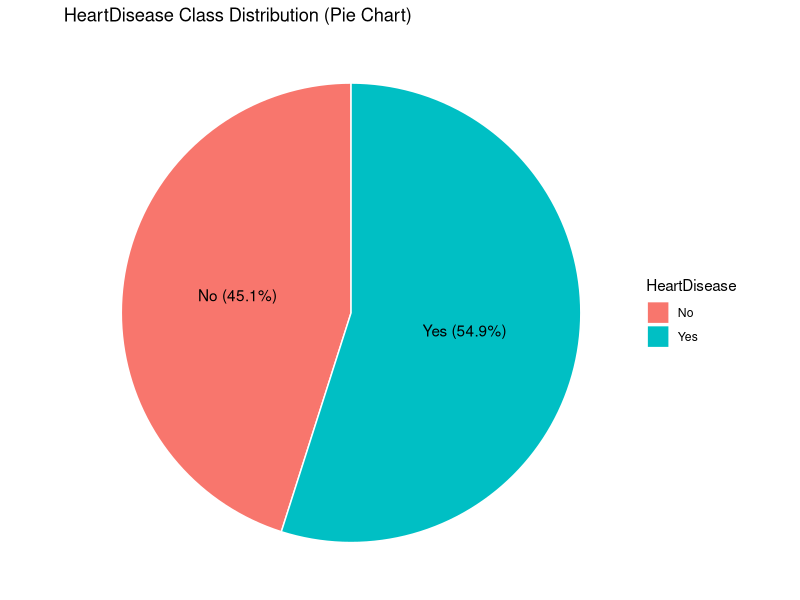
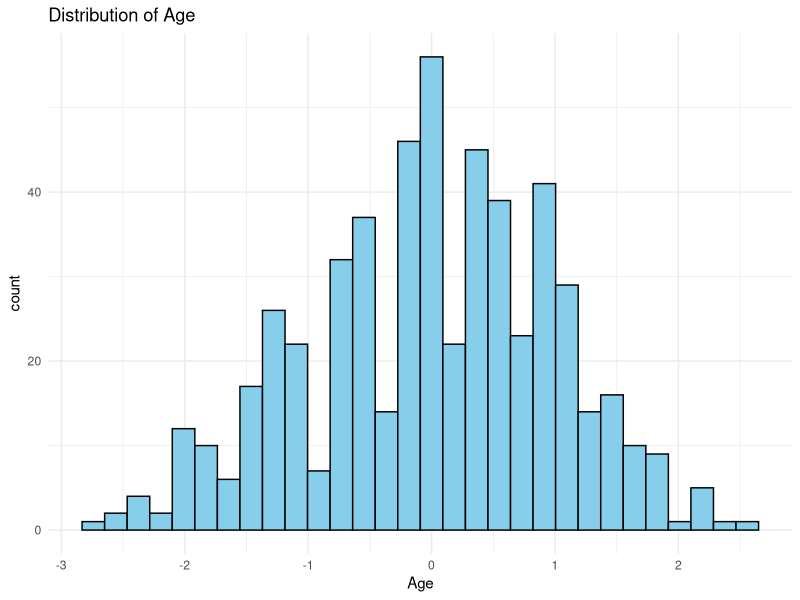
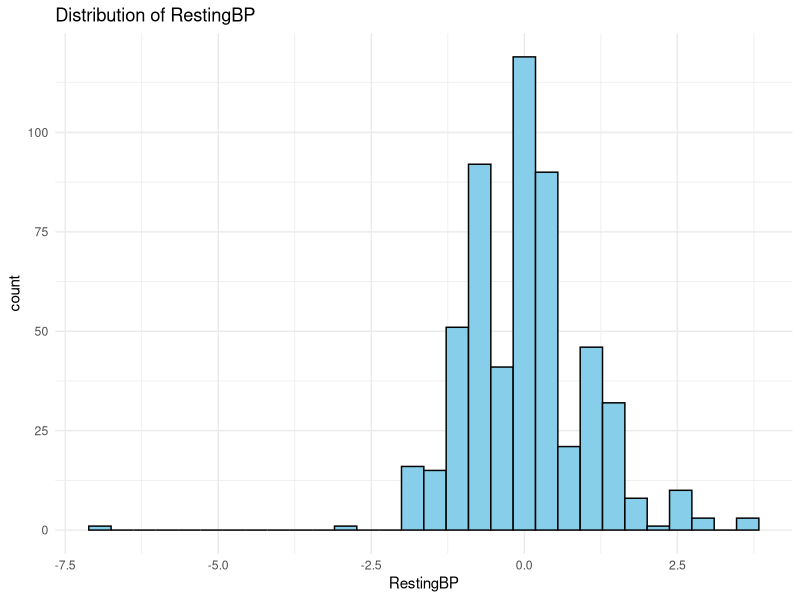
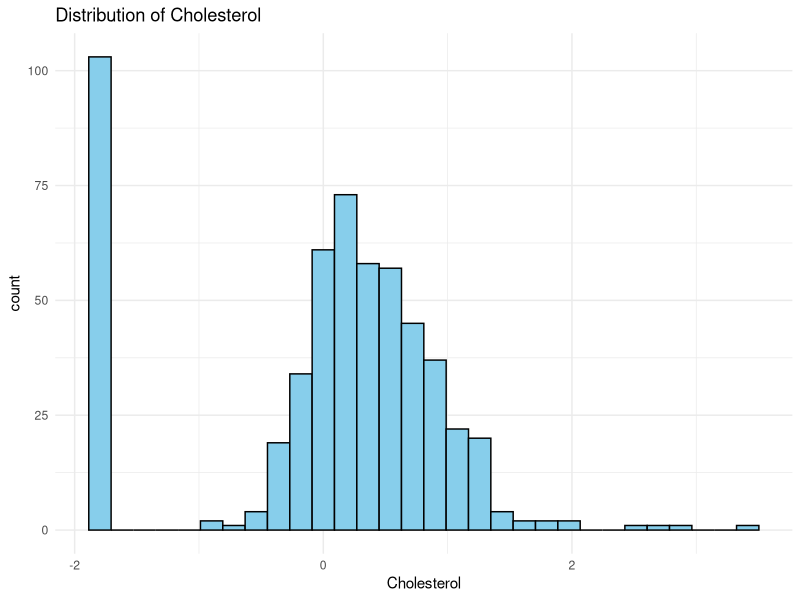
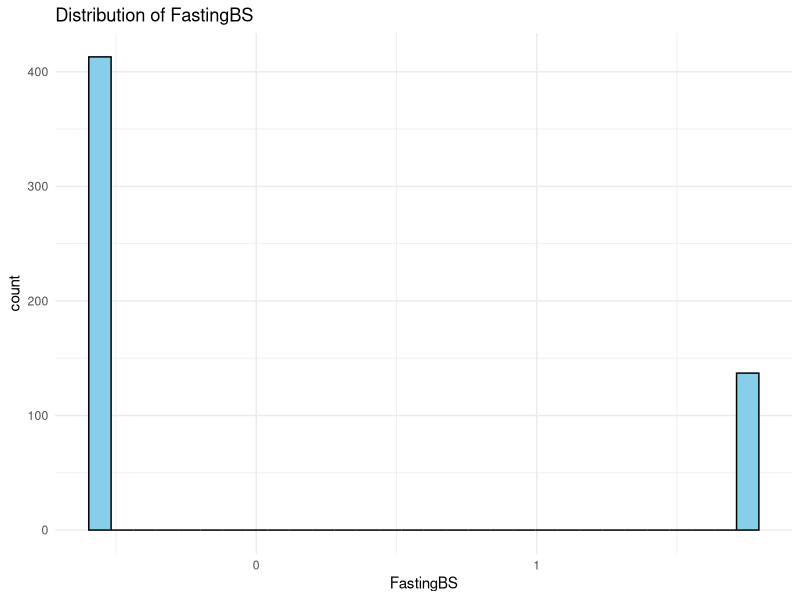
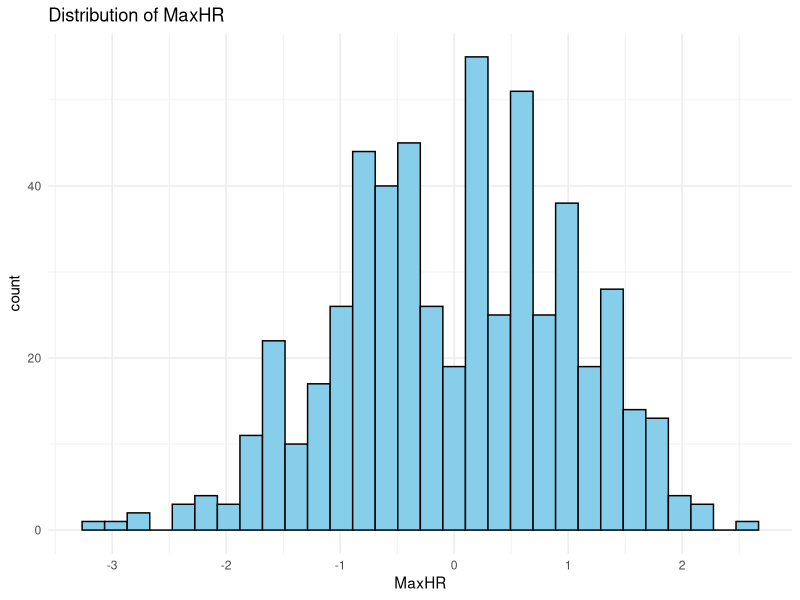
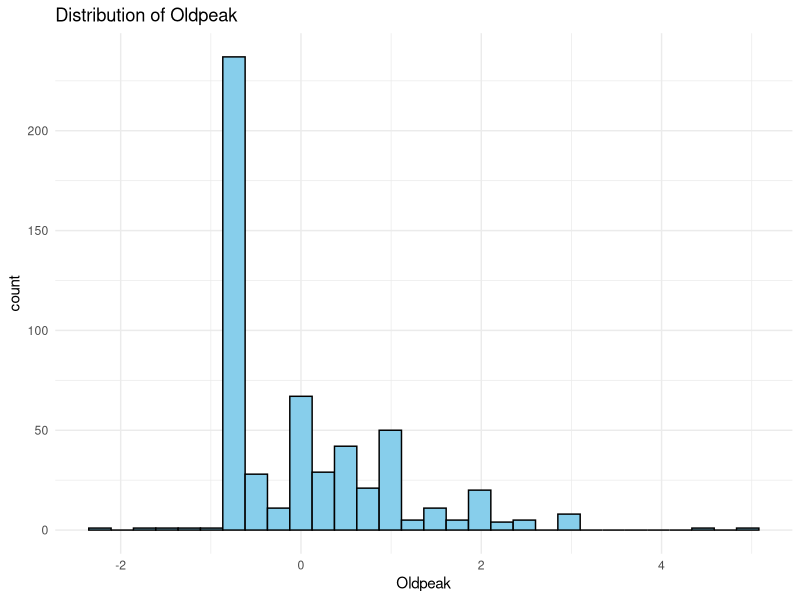
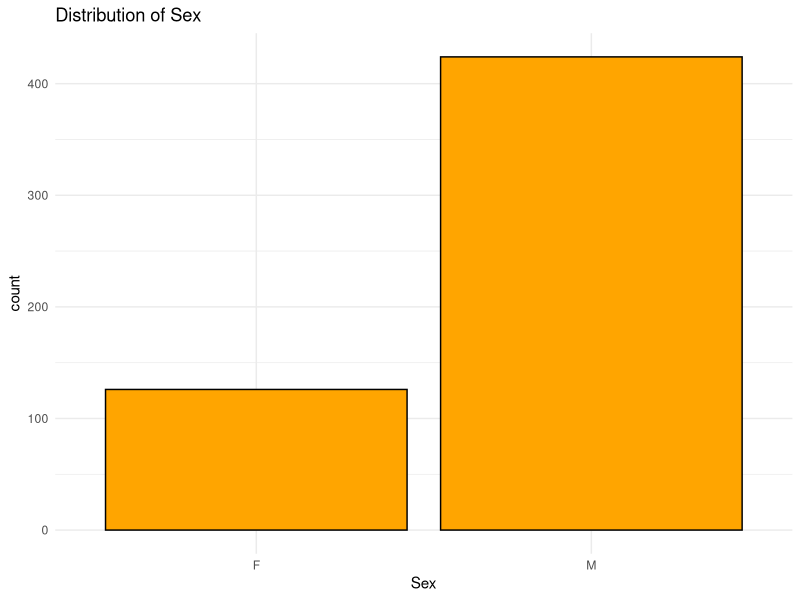

The R script that drew these images, in order:
## ---- chunk 1
library(ggplot2)
library(GGally)
library(dplyr)
library(corrplot)

set.seed(123)

check_missing <- function(df) colSums(is.na(df))
class_balance <- function(df) table(df$HeartDisease)
## ---- chunk 2
train <- read.csv("../data/processed/train_scaled.csv", stringsAsFactors = TRUE)

print_basic_info <- function(df, target_col) {
  cat("\nData overview\n")
  print(dim(df))
  str(df)
  
  cat("\n\nSummary:\n")
  print(summary(df))
  
  cat("\nMissing values:\n")
  print(check_missing(df))
  
  cat("\nTarget class balance:\n")
  print(class_balance(df))
}

print_basic_info(train, "HeartDisease")

numeric_cols <- c("Age", "RestingBP", "Cholesterol",
                  "FastingBS", "MaxHR", "Oldpeak")

cat_cols <- c("Sex", "ChestPainType", "RestingECG",
              "ExerciseAngina", "ST_Slope")
## ---- chunk 3
##############################################################
#                           T-TEST                         
##############################################################

t_test <- function(feature_name, group_no, group_yes) {

  n_no  <- length(group_no)
  n_yes <- length(group_yes)
  
  mean_no  <- mean(group_no)
  mean_yes <- mean(group_yes)
  
  variance_no  <- var(group_no)
  variance_yes <- var(group_yes)
  
  # t-value
  t_value <- (mean_no - mean_yes) / sqrt(variance_no/n_no + variance_yes/n_yes)
  
  # formula -> from Stat Course
  df <- (variance_no/n_no + variance_yes/n_yes)**2 /
    ((variance_no**2)/(n_no**2 * (n_no - 1)) +
       (variance_yes**2)/(n_yes**2 * (n_yes - 1)))
  
  # p-value
  p_value <- 2 * (1 - pt(abs(t_value), df))
  
  # print all the conclusion
  cat("\n----------------------------------------------------------------\n")
  cat("Feature:", feature_name, "\n\n")
  
  # Hypotheses
  cat("H0(Null Hypothesis): ")
  cat("People with and without heart disease have similar", feature_name, ".\n\n")
  
  cat("Ha(Alternative Hypothesis): ")
  cat("The two groups do NOT have similar", feature_name, ".\n\n")
  
  # Test values
  cat("Test Results:\n")
  cat("  t-value:", round(t_value, 4), "\n")
  cat("  p-value:", format(p_value, scientific = TRUE), "\n\n")
  
  cat("Group Averages:\n")
  cat("  No heart disease:", round(mean_no, 4), "\n")
  cat("  Yes heart disease:", round(mean_yes, 4), "\n\n")
  
  # Decision
  if (p_value < 0.05) {
    cat("Decision:")
    cat("  The test is significant, so We reject the null hypothesis.\n\n")
    
    if (mean_yes > mean_no) {
      cat("Conclusion:")
      cat("  People with heart disease tend to have higher", feature_name, ".\n")
      cat("  This feature seems related to heart disease.\n")
    } else {
      cat("Conclusion:")
      cat("  People without heart disease tend to have higher", feature_name, ".\n")
      cat("  The feature still differs between groups.\n")
    }
    
  } else {
    cat("Decision:")
    cat("  The test is not significant, so We do not reject the null hypothesis.\n\n")
    
    cat("Conclusion:")
    cat("  This feature does not show a meaningful difference between the groups.\n")
  }
}

##############################################################
#                        CHI-SQUARE TEST                     
##############################################################

chi_square <- function(feature_name, feature_vector, target_vector) {
  
  # Create contingency table - Stat Course
  tbl <- table(feature_vector, target_vector)
  observed <- as.matrix(tbl)
  
  # Row totals, column totals, grand total
  row_totals <- rowSums(observed)
  col_totals <- colSums(observed)
  grand_total <- sum(observed)
  
  # Expected counts (row total * col total / grand total)
  expected <- outer(row_totals, col_totals) / grand_total
  
  # Chi-square statistic
  chi_square_value <- sum((observed - expected)**2 / expected)
  
  # Degrees of freedom
  df <- (nrow(observed) - 1) * (ncol(observed) - 1)
  
  # p-value
  p_value <- 1 - pchisq(chi_square_value, df)
  
  # Print all conclusions
  cat("\n----------------------------------------------------------------\n")
  cat("Feature:", feature_name, "\n\n")
  
  # Hypotheses
  cat("H0(Null Hypothesis): ")
  cat("People with and without heart disease have similar", feature_name, "distribution.\n\n")
  
  cat("Ha(Alternative Hypothesis): ")
  cat("The two groups do NOT have similar", feature_name, "distribution.\n\n")
  
  # Test values
  cat("Test Results:\n")
  cat("  Chi-square value:", round(chi_square_value, 4), "\n")
  cat("  p-value:", format(p_value, scientific = TRUE), "\n")
  cat("  Degrees of freedom:", df, "\n\n")
  
  # Decision
  if (p_value < 0.05) {
    cat("Decision:")
    cat("  The test is significant, so we reject the null hypothesis.\n\n")
    
    cat("Conclusion:")
    cat("  This feature seems related to heart disease.\n")
    
  } else {
    cat("Decision:")
    cat("  The test is not significant, so we do not reject the null hypothesis.\n\n")
    
    cat("Conclusion:")
    cat("  This feature does not show a meaningful difference between the groups.\n")
  }
}

############################################################
#              Run the T-Tests for Numeric Features         
############################################################

train <- read.csv("../data/processed/train_scaled.csv", stringsAsFactors = TRUE)

numeric_cols <- c("Age", "RestingBP", "Cholesterol",
                  "FastingBS", "MaxHR", "Oldpeak")

for (col in numeric_cols) {
  group_no  <- train[[col]][train$HeartDisease == "No"]
  group_yes <- train[[col]][train$HeartDisease == "Yes"]
  t_test(col, group_no, group_yes)
}

cat("\n******* Chi-Square Tests for Categorical Features *******\n")

############################################################
#        Run Chi-Square Tests for Each Categorical Feature  
############################################################

train <- read.csv("../data/processed/train_scaled.csv", stringsAsFactors = TRUE)

categorical_cols <- c("Sex", "ChestPainType", "RestingECG",
                      "ExerciseAngina", "ST_Slope")

for (col in categorical_cols) {
  chi_square(col, train[[col]], train$HeartDisease)
}
## ---- chunk 4
pie_data <- train %>% 
  count(HeartDisease) %>% 
  mutate(prop = n / sum(n),
         lbl = paste0(HeartDisease, " (", scales::percent(prop), ")"))

ggplot(pie_data, aes(x = "", y = prop, fill = HeartDisease)) +
  geom_col(width = 1, color = "white") +
  coord_polar(theta = "y") +
  theme_void() +
  labs(title = "HeartDisease Class Distribution (Pie Chart)") +
  geom_text(aes(label = lbl), position = position_stack(vjust = 0.5))
## ---- chunk 5
for (col in numeric_cols) {
  print(
    ggplot(train, aes_string(x = col)) +
      geom_histogram(bins = 30, fill = "skyblue", color = "black") +
      theme_minimal() +
      labs(title = paste("Distribution of", col))
  )
}
## ---- chunk 6
for (col in cat_cols) {
  print(
    ggplot(train, aes_string(x = col)) +
      geom_bar(fill = "orange", color = "black") +
      theme_minimal() +
      labs(title = paste("Distribution of", col))
  )
}
## ---- chunk 7
for (col in numeric_cols) {
  print(
    ggplot(train, aes_string(x = "HeartDisease", y = col, fill = "HeartDisease")) +
      geom_boxplot() +
      theme_minimal() +
      labs(title = paste(col, "by HeartDisease"))
  )
}
## ---- chunk 8
for (col in cat_cols) {
  print(
    ggplot(train, aes_string(x = col, fill = "HeartDisease")) +
      geom_bar(position = "fill") +
      theme_minimal() +
      labs(title = paste(col, "vs HeartDisease (Proportion)"),
           y = "Proportion")
  )
}
## ---- chunk 9
numeric_data <- train[, numeric_cols]
cor_mat <- cor(numeric_data)

corrplot(cor_mat,
         method = "color",
         type = "upper",
         addCoef.col = "black",
         number.cex = 0.7,
         tl.cex = 0.8,
         tl.col = "black")
## ---- chunk 10
key_pairs <- c("RestingBP", "Cholesterol", "MaxHR", "Oldpeak")

for (col in key_pairs) {
  print(
    ggplot(train, aes_string(x = "Age", y = col, color = "HeartDisease")) +
      geom_point(alpha = 0.6, size = 2) +
      theme_minimal() +
      labs(
        title = paste("Scatter Plot:", "Age vs", col),
        x = "Age",
        y = col
      )
  )
}
## ---- chunk 11
ggplot(train, aes(Age, MaxHR, color = HeartDisease)) +
  geom_point(alpha = 0.5) +
  geom_smooth(method = "loess", se = TRUE) +
  theme_minimal() +
  labs(title = "Age vs MaxHR with Trend Line")
## ---- chunk 12
ggplot(train, aes(MaxHR, Oldpeak, color = HeartDisease)) +
  geom_point(alpha = 0.6) +
  facet_wrap(~ Sex) +
  theme_minimal() +
  labs(title = "MaxHR vs Oldpeak (Faceted by Sex)")
## ---- chunk 13
ggpairs(
  train[, c(numeric_cols, "HeartDisease")],
  aes(color = HeartDisease, alpha = 0.5)
)
